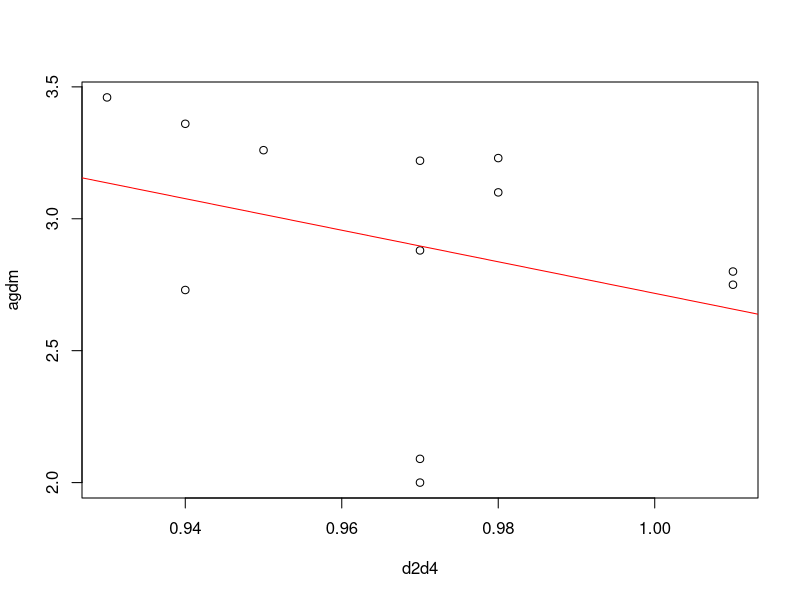

Source code (R):
## ---- chunk 1
knitr::opts_chunk$set(echo = TRUE)
## ---- chunk 2
b1 = -12.503
seb1 = 2.032
n = 99
moe = seb1*qt(0.975, df = n-2)
round(c(b1 - moe, b1 + moe), 3)
## ---- chunk 3
round(b1/seb1, 3)
## ---- chunk 4
d2d4 = c(0.94, 0.97, 0.93, 1.01, 0.97, 0.94 , 0.97 , 0.98 , 0.98 , 0.95, 1.01 , 0.97) #covariate
agdm = c(2.73 , 2.00 , 3.46 , 2.75 , 2.88 , 3.36 , 3.22 , 3.10 , 3.23 , 3.26 , 2.80 , 2.09) #response

plot(d2d4, agdm)
abline(lm(agdm~d2d4), col = 'red')
## ---- chunk 5
summary(lm(agdm~d2d4))
## ---- chunk 6
d2d4 = c(0.94, 0.97, 0.93, 1.01, 0.97, 0.94 , 0.97 , 0.98 , 0.98 , 0.95, 1.01 , 0.97) #covariate
agdm = c(2.73 , 2.00 , 3.46 , 2.75 , 2.88 , 3.36 , 3.22 , 3.10 , 3.23 , 3.26 , 2.80 , 2.09) #response

d2d4_F = c(1.00 , 0.98 , 0.98 , 0.94 , 0.97 , 0.99 , 1.02 , 0.98 , 0.99 , 0.98 )
agdm_F = c(2.25 , 2.69 , 2.70 , 2.96 , 3.33 , 3.14 , 2.67 , 2.76 , 3.11 , 3.08)

df = data.frame(
  d2d4 = c(d2d4, d2d4_F),
  agdm = c(agdm, agdm_F),
  is_F = c(rep(0, times = 12), rep(1, times = 10))
)

fit = lm(agdm~(d2d4*is_F), data = df)
vals = summary(fit)
# 0.1226
round(vals$r.squared, 3)
round(vals$fstatistic, 3)
vals
